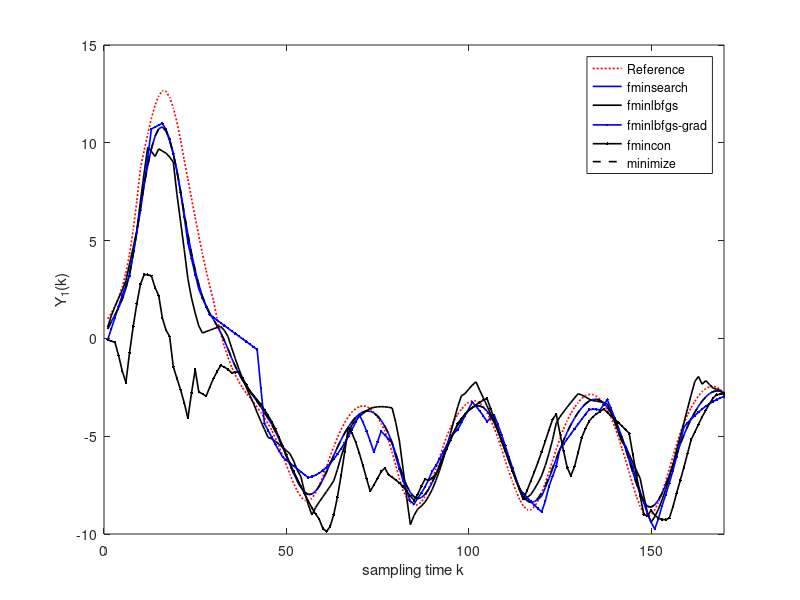
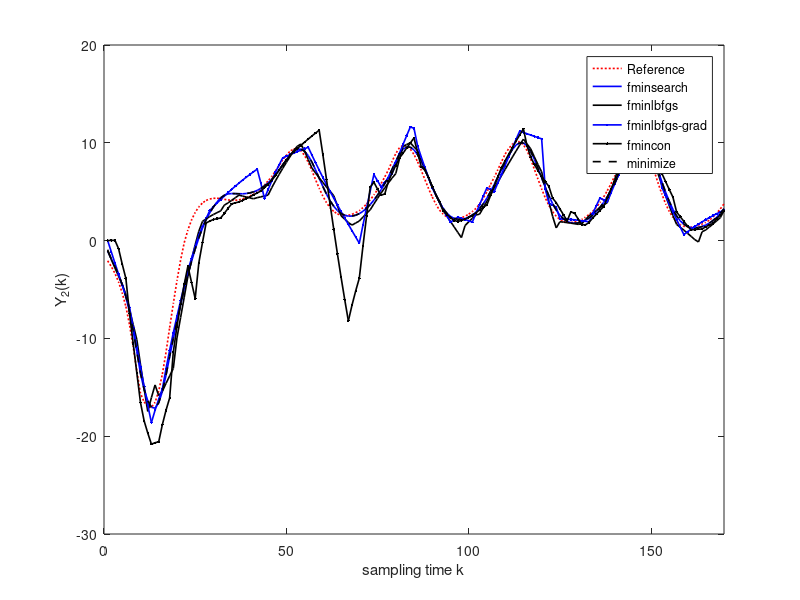
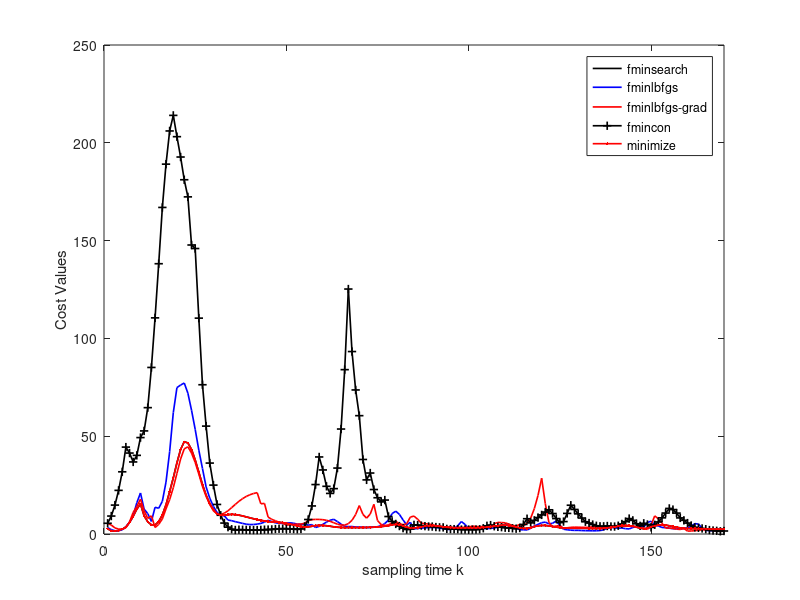
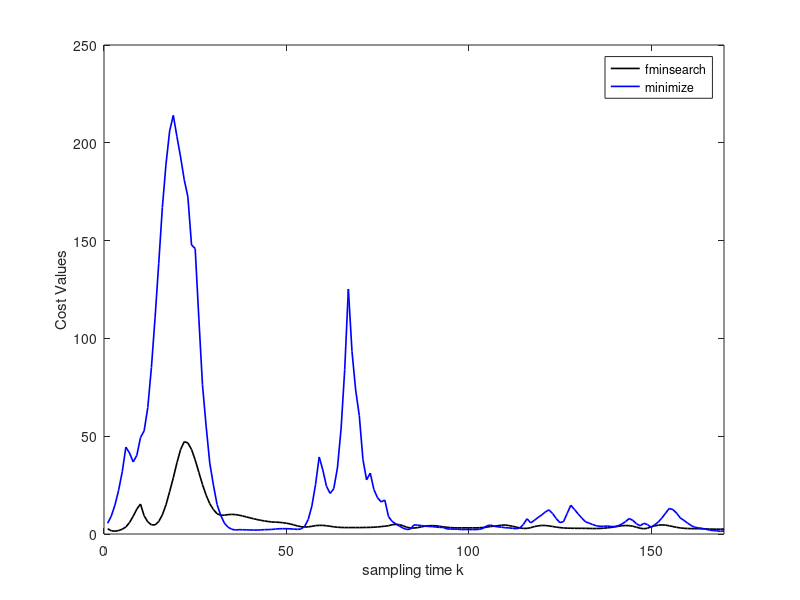

These figures' MATLAB source, in order:
% unconstrianed mpc of linear time varying system
% trajectory tracking simulation
% comparison of 5 different optimization methods
clear all; clc; close all;
pathtype = 'lorenz';   %   lorenz  duffing

switch pathtype
    case 'lorenz';
        obj1 = load('sim_lorenz_fminsearch');
        obj2 = load('sim_lorenz_fminlbfgs');
        obj3 = load('sim_lorenz_fminlbfgs_grad');
        obj4 = load('sim_lorenz_fmincon');
        obj5 = load('sim_lorenz_minimize');    
    case 'duffing';
        obj1 = load('sim_duffing_fminsearch');
        obj2 = load('sim_duffing_fminlbfgs');
        obj3 = load('sim_duffing_fminlbfgs_grad');
        obj4 = load('sim_duffing_fmincon');
        obj5 = load('sim_duffing_minimize');          
    otherwise;
end

T = obj1.T;
refpath = obj1.refpred;

linewidth = 1.2;
yyl = {'Y_1(k)', 'Y_2(k)'};
for i=1:2
    figure(i);
    plot(T, refpath(T,i), 'r:', 'linewidth', linewidth); hold on;
    plot(obj1.gppred(:,i), 'b-', 'linewidth', linewidth); hold on;
    plot(obj2.gppred(:,i), 'k-', 'linewidth', linewidth); hold on;
    plot(obj3.gppred(:,i), 'b.-', 'linewidth', linewidth); hold on;
    plot(obj4.gppred(:,i), 'k.-', 'linewidth', linewidth); hold on;
    plot(obj5.gppred(:,i), 'k--', 'linewidth', linewidth);
    ylabel(yyl{i});
    xlim([0, numel(T)]);
    xlabel('sampling time k');
    legend('Reference', 'fminsearch', 'fminlbfgs',...
        'fminlbfgs-grad', 'fmincon', 'minimize');
end


figure(3);
plot(obj1.fval, 'k-', 'linewidth', linewidth); hold on;
plot(obj2.fval, 'b-', 'linewidth', linewidth); hold on;
plot(obj3.fval, 'r-', 'linewidth', linewidth); hold on;
plot(obj4.fval, 'k+-', 'linewidth', linewidth); hold on;
plot(obj5.fval, 'r.-', 'linewidth', linewidth);
xlim([0, numel(T)]);
xlabel('sampling time k');
ylabel('Cost Values');
legend('fminsearch', 'fminlbfgs',...
    'fminlbfgs-grad', 'fmincon', 'minimize');

figure(4);
plot(obj1.fval, 'k-', 'linewidth', linewidth); hold on;
plot(obj4.fval, 'b-', 'linewidth', linewidth);
xlim([0, numel(T)]);
xlabel('sampling time k');
ylabel('Cost Values');
legend('fminsearch', 'minimize');

figure(5);
plot(obj1.fval-obj4.fval, 'b-', 'linewidth', linewidth);
xlim([0, numel(T)]);
xlabel('sampling time k');
ylabel('Cost Values');
legend('fminsearch-minimize');


